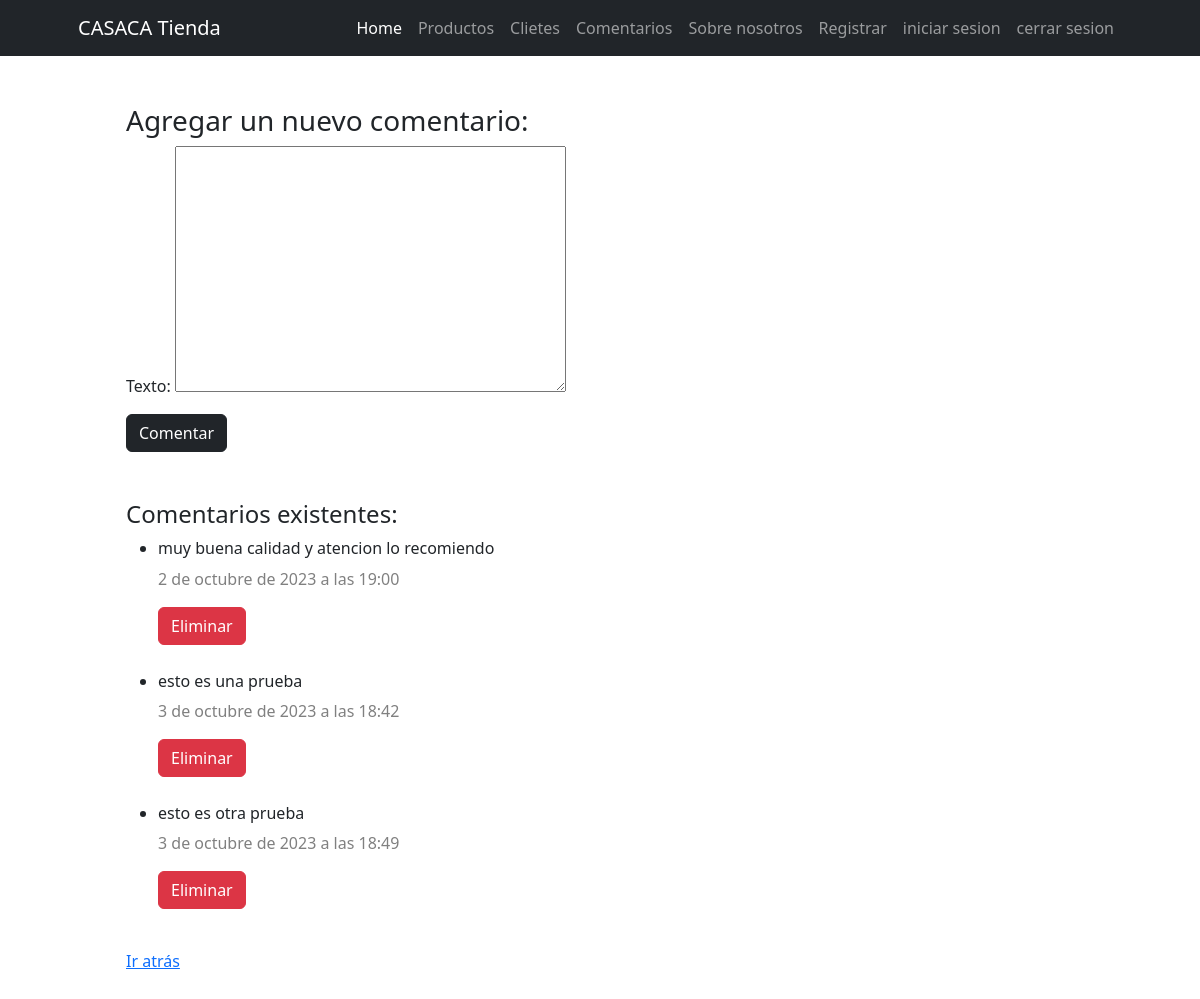
/comentario/ (signed in), run on the app's committed database.
### comentario/models.py (models this page shows, shortened)
class Comentario(models.Model):
    id = models.AutoField(primary_key=True)
    texto = models.TextField()
    fecha_creacion = models.DateTimeField(auto_now_add=True)

### comentario/views.py (the view)
# urls.py: path("", views.index, name="index"),
@login_required
def index(request, ):
    if request.method == 'POST':
        form = ComentarioForm(request.POST)
        if form.is_valid():
            form.save()
            return redirect('comentario:exito_comentario')
    else:
        form = ComentarioForm()
    comentarios = Comentario.objects.all()
    if request.method == 'POST':
        comentario_id = request.POST.get('eliminar_comentario')
        if comentario_id:
            comentario = Comentario.objects.get(id=comentario_id)
            comentario.delete()
            return redirect('comentario:index')
    return render(request, 'comentario/index.html', {'form': form, 'comentarios': comentarios})

### comentario/forms.py
class ComentarioForm(forms.ModelForm):
    class Meta:
        model = Comentario
        fields = ['texto',]

### comentario/templates/comentario/index.html (shortened to what this page needs)
{% extends 'home/base.html' %}
{% block content %}
    <h3>Agregar un nuevo comentario:</h3>
    <form action="" method="post">
        {{ form.as_p }}
        <button type="submit" class="btn btn-dark">Comentar</button>
    </form>
        <BR>
        <h4>Comentarios existentes:</h4>
        <ul>
            {% for comentario in comentarios %}
                <li>
                    <h6>{{ comentario.texto }}</h6>
                    <p style="color: grey;">{{comentario.fecha_creacion}}</p>
                    <form method="post">
                        <button type="submit" class="btn btn-danger">Eliminar</button>
                    </form>
                    <br>
                </li>
            {% endfor %}
        </ul>
    <p><a href="{% url 'home:index' %}">Ir atrás</a></p>
{% endblock content %}

### data on the page
Comentario: texto "muy buena calidad y atencion lo recomiendo", fecha_creacion "2 de octubre de 2023 a las 19:00"
Comentario: texto "esto es una prueba", fecha_creacion "3 de octubre de 2023 a las 18:42"
Comentario: texto "esto es otra prueba", fecha_creacion "3 de octubre de 2023 a las 18:49"
